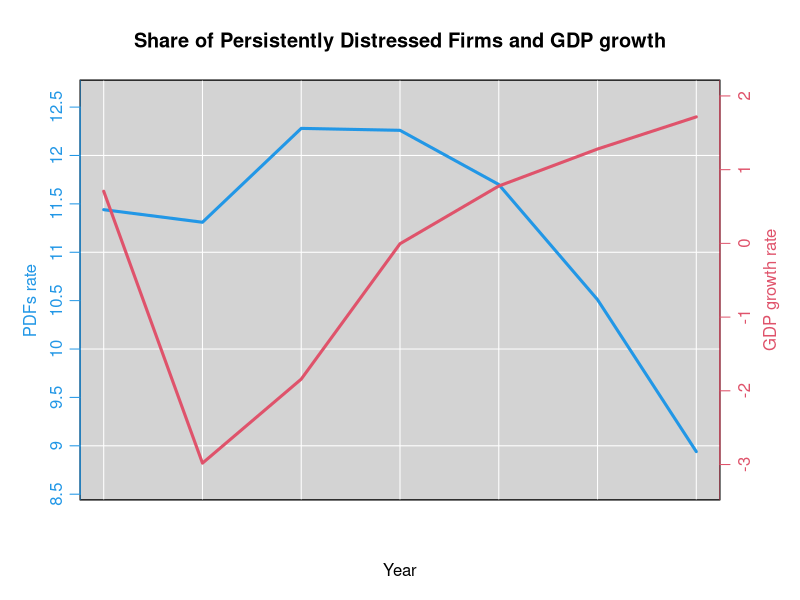
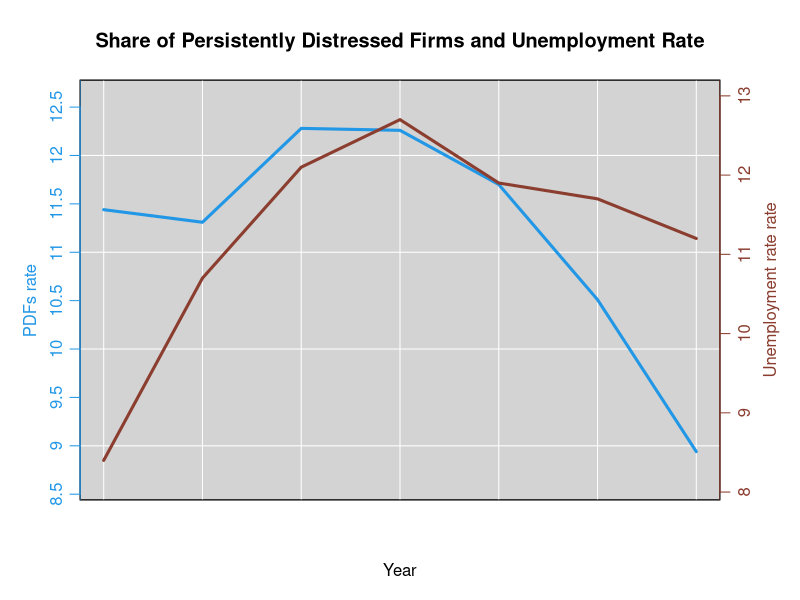
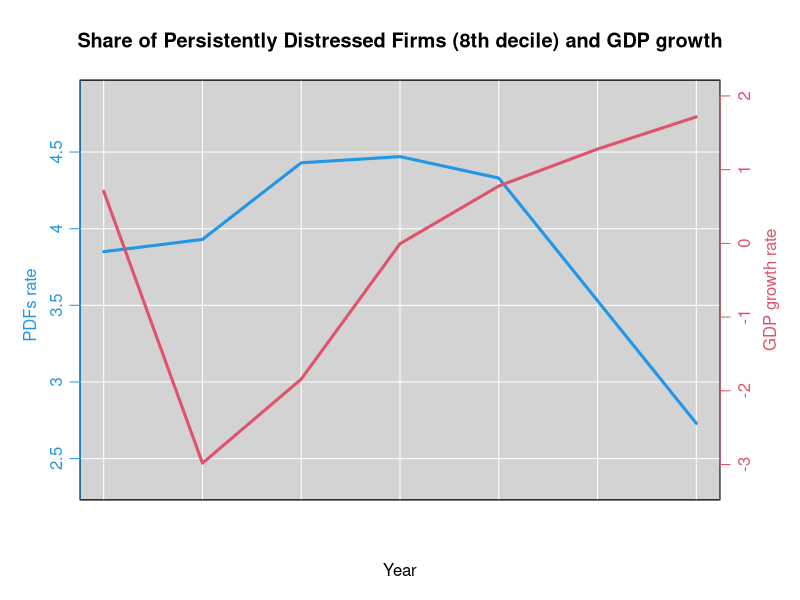
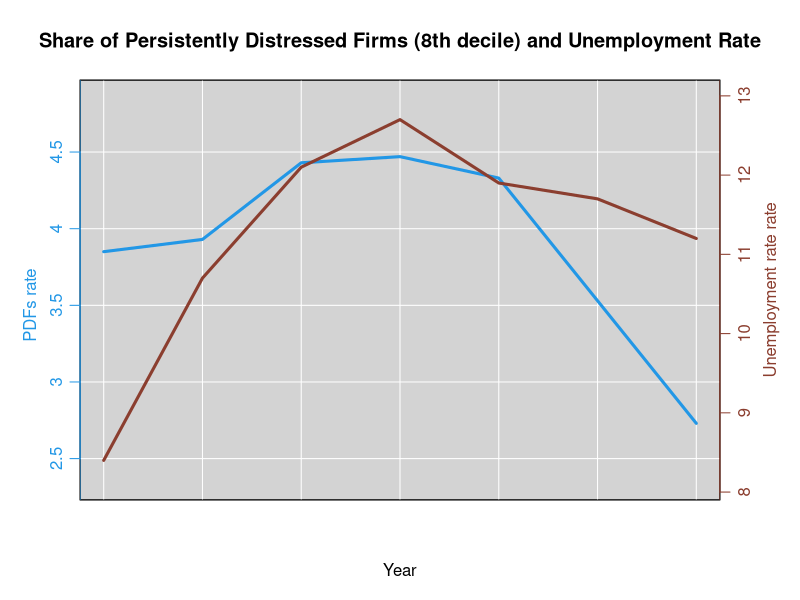

The R script that drew these images, in order:
######################################################################################
##                                                                                  ##
##        Code for Plots for the "Machine Learning for Zombie Hunting" paper        ##
##                           Falco J. Bargagli-Stoffi                               ##
##                                                                                  ##
##                                                                                  ##
######################################################################################

library(plotrix)

# Plot Zombie (8th-percentile)

pdf <- c(11.44, 11.31, 12.28, 12.26, 11.70, 10.51, 8.94)
gdp_growth <- c(0.707, -2.981, -1.841, -0.005, 0.778, 1.280, 1.716) # Data from World Bank (https://data.worldbank.org/indicator/NY.GDP.MKTP.KD.ZG?end=2018&locations=IT&start=2011)
unemployment <- c(8.4, 10.7, 12.1, 12.7, 11.9, 11.7, 11.2) # Data from Statista (https://www.statista.com/statistics/531010/unemployment-rate-italy/)
years <- c(seq(2011,2017,1))


twoord.plot(years, pdf,
            years, gdp_growth,
            type= c("l", "l"),
            lwd = 3,
            xaxt = 'n', yaxt = 'n',
            lylim=range(pdf)+c(-0.5,0.5),rylim=range(gdp_growth)+c(-0.5,0.5),
            lcol=4,
            xlab = "Year",
            ylab = "PDFs rate",
            rylab = "GDP growth rate",
            main = "Share of Persistently Distressed Firms and GDP growth",
            do.first="plot_bg();grid(col=\"white\",lty=1)")

twoord.plot(years, pdf,
            years, unemployment,
            type= c("l", "l"),
            lwd = 3, 
            xaxt = 'n', yaxt = 'n',
            lylim=range(pdf)+c(-0.5,0.5),rylim=range(unemployment)+c(-0.5,0.5),
            lcol = 4,
            rcol="coral4",
            xlab = "Year",
            ylab = "PDFs rate",
            rylab = "Unemployment rate rate",
            main = "Share of Persistently Distressed Firms and Unemployment Rate",
            do.first="plot_bg();grid(col=\"white\",lty=1)")


# Plot Zombie (9th-percentile)


pdf <- c(3.85, 3.93, 4.43, 4.47, 4.33, 3.53, 2.73)
twoord.plot(years, pdf,
            years, gdp_growth,
            type= c("l", "l"),
            lwd = 3,
            xaxt = 'n', yaxt = 'n',
            lylim=range(pdf)+c(-0.5,0.5),rylim=range(gdp_growth)+c(-0.5,0.5),
            lcol=4,
            xlab = "Year",
            ylab = "PDFs rate",
            rylab = "GDP growth rate",
            main = "Share of Persistently Distressed Firms (8th decile) and GDP growth",
            do.first="plot_bg();grid(col=\"white\",lty=1)")

twoord.plot(years, pdf,
            years, unemployment,
            type= c("l", "l"),
            lwd = 3, 
            xaxt = 'n', yaxt = 'n',
            lylim=range(pdf)+c(-0.5,0.5),rylim=range(unemployment)+c(-0.5,0.5),
            lcol = 4,
            rcol="coral4",
            xlab = "Year",
            ylab = "PDFs rate",
            rylab = "Unemployment rate rate",
            main = "Share of Persistently Distressed Firms (8th decile) and Unemployment Rate",
            do.first="plot_bg();grid(col=\"white\",lty=1)")
